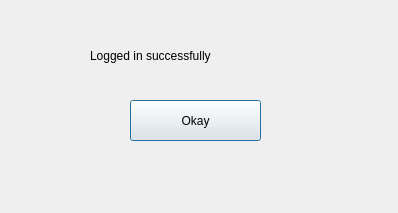
<?xml version="1.0" encoding="UTF-8"?>
<ui version="4.0">
 <class>loginsuccessful</class>
 <widget class="QDialog" name="loginsuccessful">
  <property name="geometry">
   <rect>
    <x>0</x>
    <y>0</y>
    <width>398</width>
    <height>213</height>
   </rect>
  </property>
  <property name="windowTitle">
   <string>Dialog</string>
  </property>
  <widget class="QLabel" name="labelLogin">
   <property name="geometry">
    <rect>
     <x>90</x>
     <y>20</y>
     <width>251</width>
     <height>71</height>
    </rect>
   </property>
   <property name="whatsThis">
    <string>&lt;html&gt;&lt;head/&gt;&lt;body&gt;&lt;p align=&quot;center&quot;&gt;Logged in successfully&lt;/p&gt;&lt;/body&gt;&lt;/html&gt;</string>
   </property>
   <property name="text">
    <string>Logged in successfully</string>
   </property>
  </widget>
  <widget class="QPushButton" name="pushButtonOkay">
   <property name="geometry">
    <rect>
     <x>130</x>
     <y>100</y>
     <width>131</width>
     <height>41</height>
    </rect>
   </property>
   <property name="text">
    <string>Okay</string>
   </property>
  </widget>
 </widget>
 <resources/>
 <connections/>
</ui>
